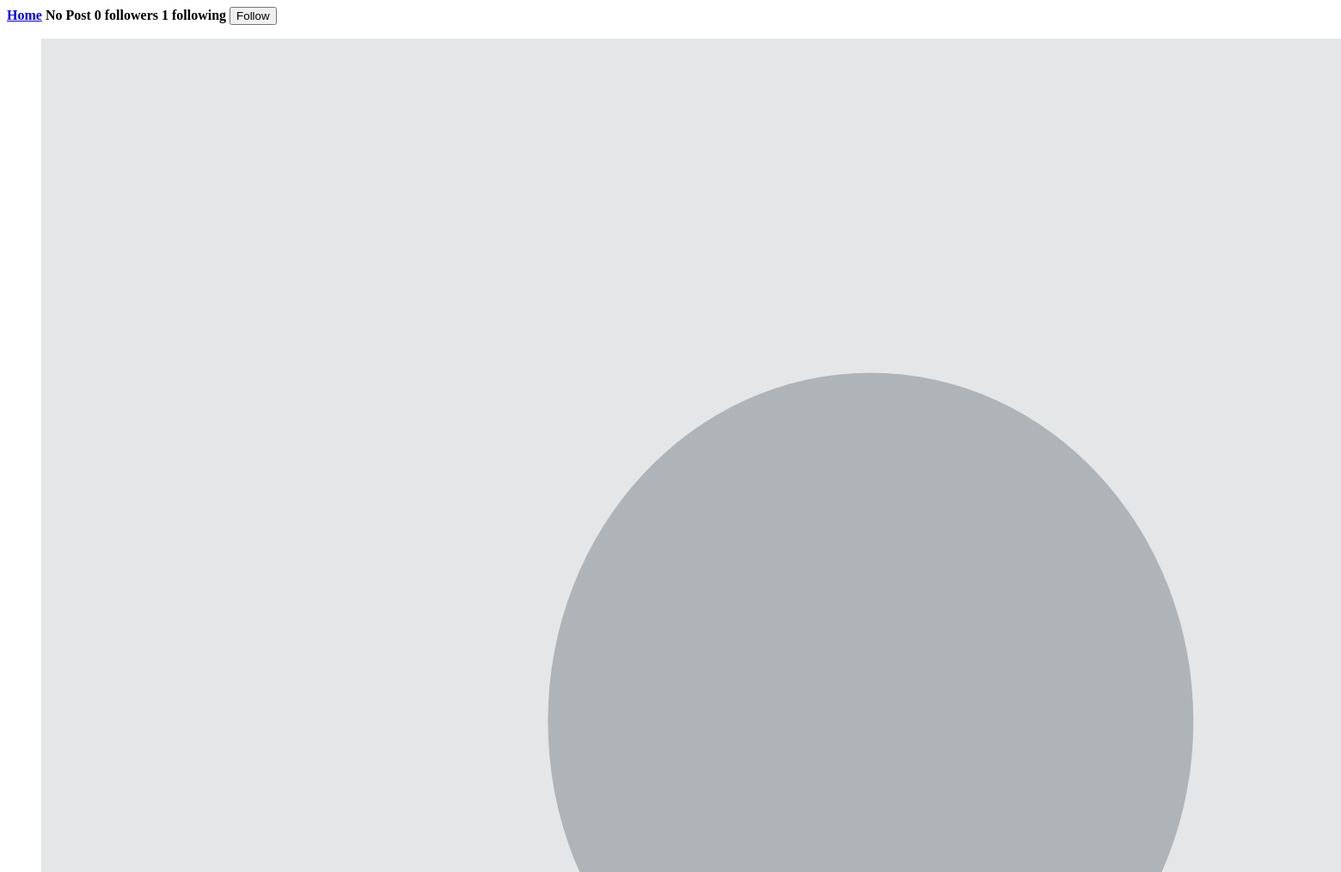
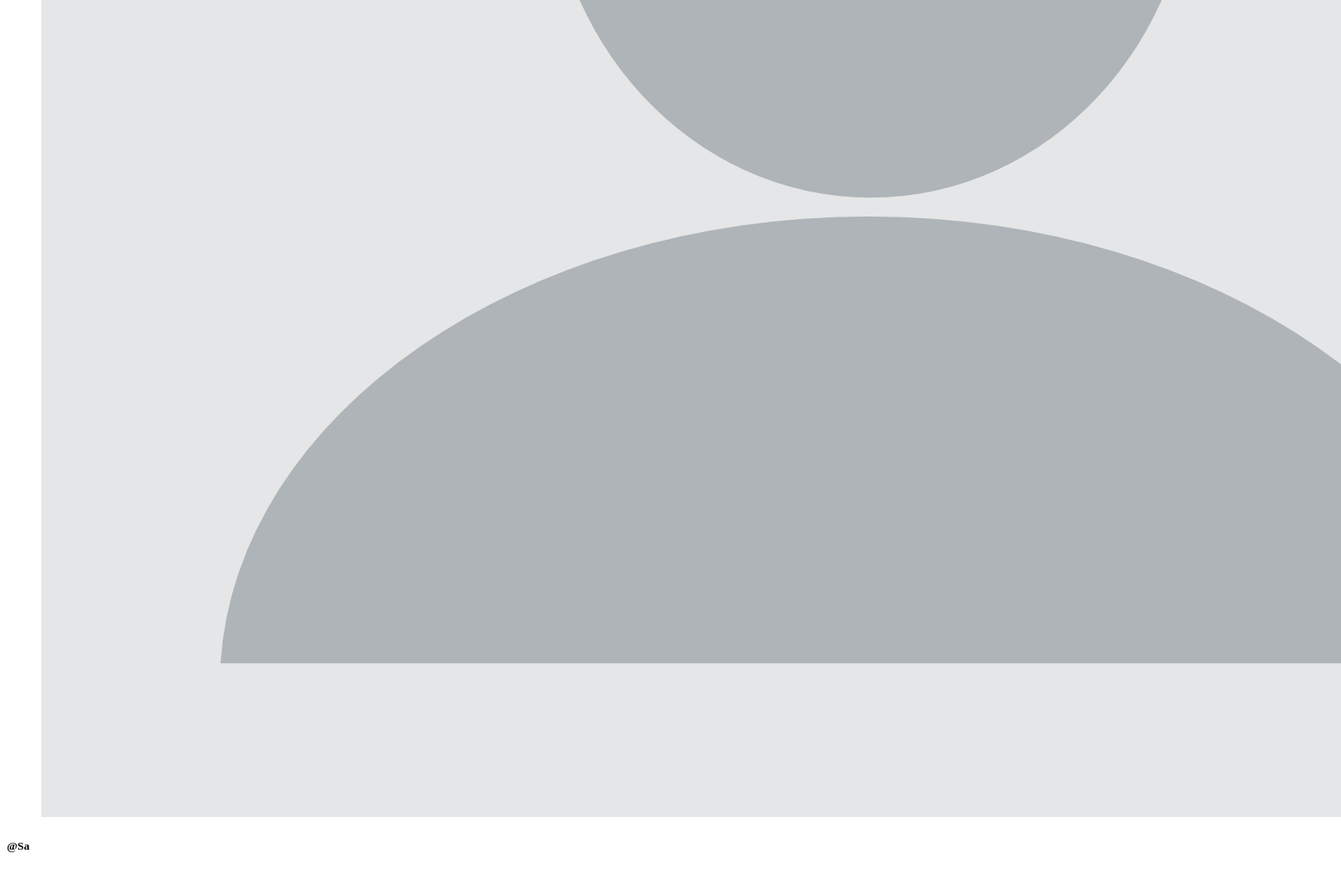
The app's page /profile/Sa (signed in), older data (2 pictures, top to bottom).
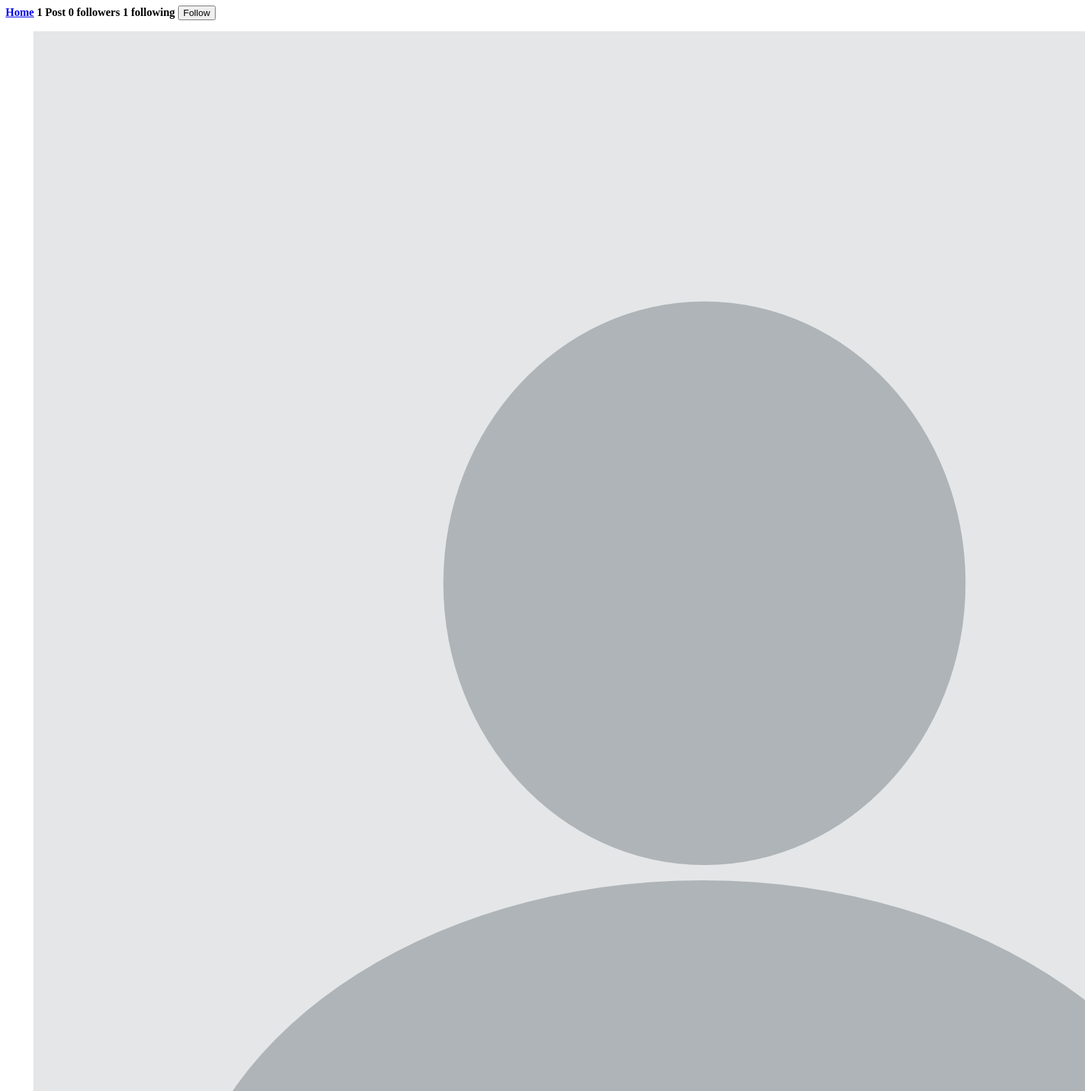
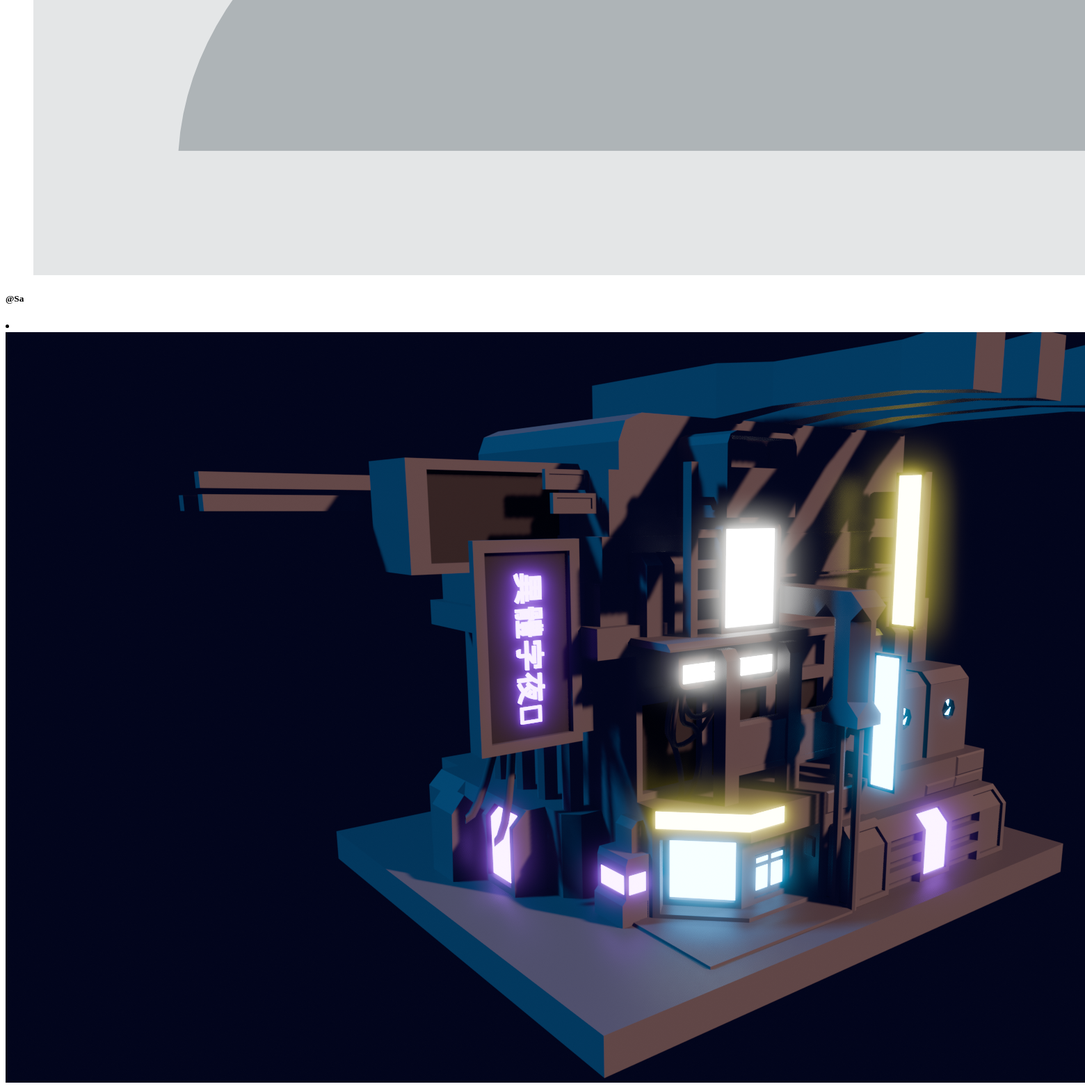
The same page, newer data (2 pictures, top to bottom).
### core/models.py (models this page shows, shortened)
class Post(models.Model):
    user = models.CharField(max_length=100)
    image =  models.ImageField(upload_to='post_images')
    title = models.CharField(max_length=100)
    preview = models.CharField(max_length=300)
    caption = models.TextField()
    created_at = models.DateTimeField(default=datetime.now)
    no_of_likes = models.IntegerField(default=0)
    likes = models.ManyToManyField(User,related_name='user_like', blank=True)

### core/views.py (the view)
# urls.py: path('profile/<str:pk>', views.profile, name='profile'),
@login_required(login_url='signin')
def profile(request, pk):
    user_object = User.objects.get(username=pk)
    user_profile = Profile.objects.get(user=user_object)
    user_posts = Post.objects.filter(user=pk)
    user_post_lenth = len(user_posts)
    follower = request.user.username
    user = pk
    if FollowersCount.objects.filter(follower=follower, user=user).first():
        button_text = 'Unfollow'
    else:
         button_text = 'Follow'
    user_followers = len(FollowersCount.objects.filter(user=pk))
    user_following = len(FollowersCount.objects.filter(follower=pk))
    request.session['user_followers'] = user_followers
    context = {
        'user_object': user_object,
        'user_profile': user_profile,
        'user_posts': user_posts,
        'user_post_lenth': user_post_lenth,
        'button_text': button_text,
        'user_followers': user_followers,
        'user_following': user_following,
    }
    return render(request, 'profile.html', context)

### templates/profile.html (shortened to what this page needs)
{% load static %}
<!DOCTYPE html>
<html lang="en">
<head>
</head>
<body>
	<section>
			<div>
				<form action="/follow" method="POST">
					<div>
					<span ><b><u><a href="/">Home</a></u></b></span>
					{% if user_post_lenth == 0 %}
					<span><b>No Post</b></span>
					{% elif user_post_lenth == 1 %}
					<span><b>{{user_post_lenth}} Post</b></span>
					{% else  %}
					<span><b>{{user_post_lenth}} Posts</b></span>
					{% endif %}
					<span><b>{{user_followers}} followers</b></span>
					<span><b>{{user_following}} following</b></span>
					{% if user_object.username == user.username %}
					<a href="/settings"  data-ripple="">Account Settings</a>
					{% else %}
					<a   data-ripple=""><button type="sumbit">{{button_text}}</button></a>
					{% endif %}
					</div>
				</form>
				<div>
					<figure>
						<img src="{{user_profile.profileimg.url}}" alt="">
					</figure>
					<h5><b>@{{user_profile.user.username}}</b></h5>
				</div>
			</div>
	</section>
	<section>
		{% for post in user_posts %}
		<li>
			<img src="{{post.image.url}}"alt="">
		</li>
		{% endfor %}
	</section>
</body>
</html>

Row changes from the older to the newer data that the page shows:
added Post: image (picture)
Text that changed along with them:
{{ user_post_lenth }}: (not shown) → "1"
text no longer shown: "No Post"
text now shown: "Post"
